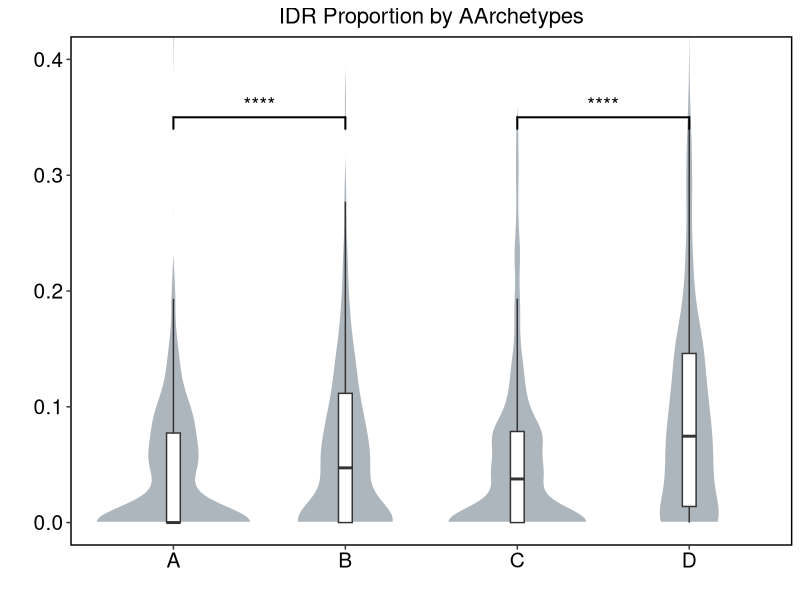

Source code (R):
rm(list = ls())
library(ggplot2)
library(openxlsx)
library(ggpubr)

data <- read.xlsx('Combined_IDR_in_pathways.xlsx')

violin_data <- data %>%
  dplyr::select(Cluster, IDR_proportion)

P <- ggplot(violin_data, 
            aes(x=Cluster, y=IDR_proportion, fill=Cluster)) + 
  geom_violin(width=0.9, trim=TRUE,fill="#adb5bd",color="white") + 
  geom_boxplot(width=0.08,position=position_dodge(0.9),outlier.colour = NA, fill = 'white')+
  theme_bw()+ 
  theme(plot.title = element_text(size = 16, hjust = 0.5),
        axis.title.y=element_text(size = 17), 
        axis.text.y=element_text(size=15, color = 'black'),
        axis.text.x=element_text(size=15, color = 'black'),
        legend.title=element_text(size = 15),
        legend.text=element_text(size = 12), 
        panel.border = element_rect(size = 1, color = 'black'), 
        panel.grid.major = element_blank(),  
        panel.grid.minor = element_blank())+  
  labs(title = 'IDR Proportion by AArchetypes', x = '', y = '')+
  guides(fill=guide_legend(title = NULL))+
  coord_cartesian(ylim = c(0, 0.4))+
  stat_compare_means(comparisons = list(c("A", "B"),
                                        c("C", "D")),
                     method = "wilcox.test", label = "p.signif", size = 5, bracket.size = 0.7,
                     tip.length = 0.01,
                     label.y = c(.3, .3)
  )
P     

ggsave('IDR Proportion by AArchetypes.jpg', P, width = 4, height = 4, limitsize = FALSE, dpi = 1000)


